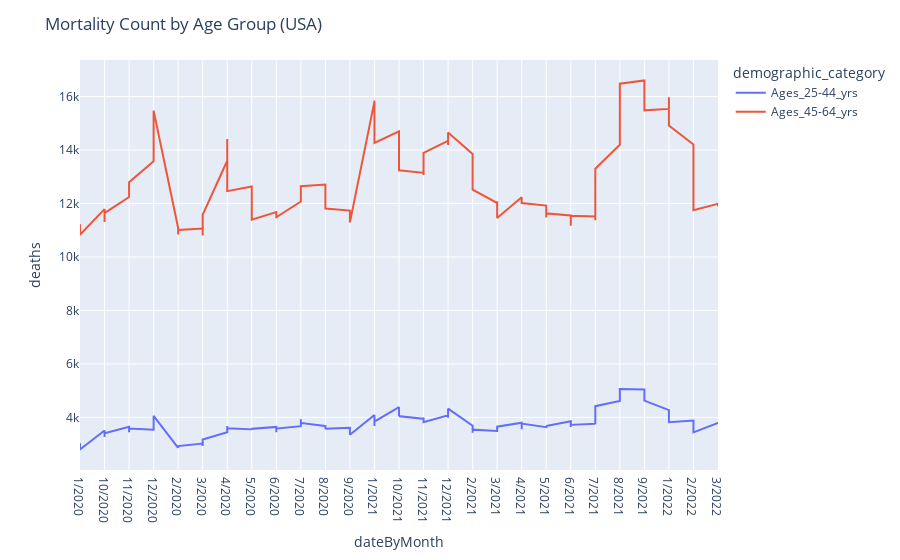

Notebook code cell kept with this figure:
### Code cell
fig = px.line(dfm, x='dateByMonth', y='deaths', color='demographic_category')

# Use date string to set xaxis range
fig.update_layout(title_text="Mortality Count by Age Group (USA)")
fig.show()
